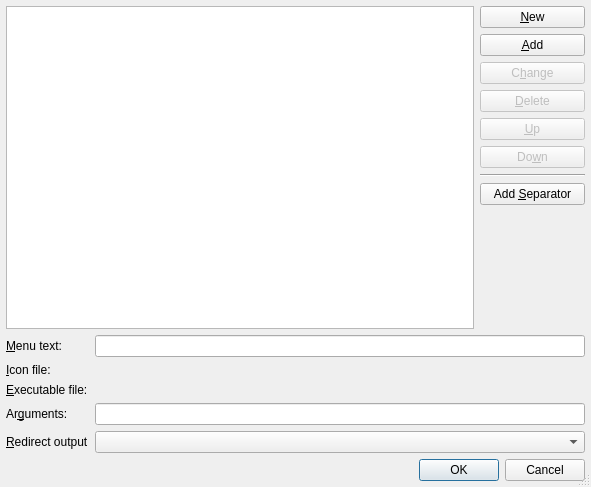
<?xml version="1.0" encoding="UTF-8"?>
<ui version="4.0">
 <class>ToolConfigurationDialog</class>
 <widget class="QDialog" name="ToolConfigurationDialog">
  <property name="geometry">
   <rect>
    <x>0</x>
    <y>0</y>
    <width>591</width>
    <height>487</height>
   </rect>
  </property>
  <property name="windowTitle">
   <string>Configure Tools Menu</string>
  </property>
  <property name="sizeGripEnabled">
   <bool>true</bool>
  </property>
  <layout class="QVBoxLayout" name="verticalLayout_2">
   <item>
    <layout class="QGridLayout" name="gridLayout_2">
     <item row="0" column="0">
      <widget class="QListWidget" name="toolsList"/>
     </item>
     <item row="0" column="1">
      <layout class="QVBoxLayout" name="verticalLayout">
       <item>
        <widget class="QPushButton" name="newButton">
         <property name="toolTip">
          <string>Clear all entry fields</string>
         </property>
         <property name="whatsThis">
          <string>&lt;b&gt;New&lt;/b&gt;
&lt;p&gt;Clear all entry fields for entering a new tools entry.&lt;/p&gt;</string>
         </property>
         <property name="text">
          <string>&amp;New</string>
         </property>
         <property name="shortcut">
          <string>Alt+N</string>
         </property>
        </widget>
       </item>
       <item>
        <widget class="QPushButton" name="addButton">
         <property name="toolTip">
          <string>Add a new tools entry</string>
         </property>
         <property name="whatsThis">
          <string>&lt;b&gt;Add&lt;/b&gt;
&lt;p&gt;Add a new tools entry with the values entered below.&lt;/p&gt;</string>
         </property>
         <property name="text">
          <string>&amp;Add</string>
         </property>
         <property name="shortcut">
          <string>Alt+A</string>
         </property>
        </widget>
       </item>
       <item>
        <widget class="QPushButton" name="changeButton">
         <property name="enabled">
          <bool>false</bool>
         </property>
         <property name="toolTip">
          <string>Change the values of the selected entry</string>
         </property>
         <property name="whatsThis">
          <string>&lt;b&gt;Change&lt;/b&gt;
&lt;p&gt;Change the values of the selected entry.&lt;/p&gt;</string>
         </property>
         <property name="text">
          <string>C&amp;hange</string>
         </property>
         <property name="shortcut">
          <string>Alt+H</string>
         </property>
        </widget>
       </item>
       <item>
        <widget class="QPushButton" name="deleteButton">
         <property name="enabled">
          <bool>false</bool>
         </property>
         <property name="toolTip">
          <string>Delete the selected entry</string>
         </property>
         <property name="whatsThis">
          <string>&lt;b&gt;Delete&lt;/b&gt;
&lt;p&gt;Delete the selected entry.&lt;/p&gt;</string>
         </property>
         <property name="text">
          <string>&amp;Delete</string>
         </property>
         <property name="shortcut">
          <string>Alt+D</string>
         </property>
        </widget>
       </item>
       <item>
        <widget class="QPushButton" name="upButton">
         <property name="enabled">
          <bool>false</bool>
         </property>
         <property name="toolTip">
          <string>Move up</string>
         </property>
         <property name="whatsThis">
          <string>&lt;b&gt;Move Up&lt;/b&gt;
&lt;p&gt;Move the selected entry up.&lt;/p&gt;</string>
         </property>
         <property name="text">
          <string>&amp;Up</string>
         </property>
         <property name="shortcut">
          <string>Alt+U</string>
         </property>
        </widget>
       </item>
       <item>
        <widget class="QPushButton" name="downButton">
         <property name="enabled">
          <bool>false</bool>
         </property>
         <property name="toolTip">
          <string>Move down</string>
         </property>
         <property name="whatsThis">
          <string>&lt;b&gt;Move Down&lt;/b&gt;
&lt;p&gt;Move the selected entry down.&lt;/p&gt;</string>
         </property>
         <property name="text">
          <string>Do&amp;wn</string>
         </property>
         <property name="shortcut">
          <string>Alt+W</string>
         </property>
        </widget>
       </item>
       <item>
        <widget class="Line" name="line">
         <property name="orientation">
          <enum>Qt::Horizontal</enum>
         </property>
        </widget>
       </item>
       <item>
        <widget class="QPushButton" name="separatorButton">
         <property name="toolTip">
          <string>Add a separator</string>
         </property>
         <property name="whatsThis">
          <string>&lt;b&gt;Add separator&lt;/b&gt;&lt;p&gt;Add a separator for the menu.&lt;/p&gt;</string>
         </property>
         <property name="text">
          <string>Add &amp;Separator</string>
         </property>
        </widget>
       </item>
       <item>
        <spacer>
         <property name="orientation">
          <enum>Qt::Vertical</enum>
         </property>
         <property name="sizeType">
          <enum>QSizePolicy::Expanding</enum>
         </property>
         <property name="sizeHint" stdset="0">
          <size>
           <width>105</width>
           <height>22</height>
          </size>
         </property>
        </spacer>
       </item>
      </layout>
     </item>
     <item row="1" column="0" colspan="2">
      <layout class="QGridLayout" name="gridLayout">
       <item row="0" column="0">
        <widget class="QLabel" name="TextLabel2">
         <property name="text">
          <string>&amp;Menu text:</string>
         </property>
         <property name="buddy">
          <cstring>menuEdit</cstring>
         </property>
        </widget>
       </item>
       <item row="0" column="1">
        <widget class="QLineEdit" name="menuEdit">
         <property name="toolTip">
          <string>Enter the menu text</string>
         </property>
         <property name="whatsThis">
          <string>&lt;b&gt;Menu text&lt;/b&gt;
&lt;p&gt;Enter the menu text. Precede the accelerator key with an &amp; character.&lt;/p&gt;</string>
         </property>
        </widget>
       </item>
       <item row="1" column="0">
        <widget class="QLabel" name="label">
         <property name="text">
          <string>&amp;Icon file:</string>
         </property>
         <property name="buddy">
          <cstring>iconPicker</cstring>
         </property>
        </widget>
       </item>
       <item row="1" column="1">
        <widget class="E5PathPicker" name="iconPicker" native="true">
         <property name="sizePolicy">
          <sizepolicy hsizetype="Expanding" vsizetype="Preferred">
           <horstretch>0</horstretch>
           <verstretch>0</verstretch>
          </sizepolicy>
         </property>
         <property name="focusPolicy">
          <enum>Qt::StrongFocus</enum>
         </property>
         <property name="toolTip">
          <string>Enter the filename of the icon</string>
         </property>
         <property name="whatsThis">
          <string>&lt;b&gt;Icon&lt;/b&gt;
&lt;p&gt;Enter the filename of the icon.&lt;/p&gt;</string>
         </property>
        </widget>
       </item>
       <item row="2" column="0">
        <widget class="QLabel" name="TextLabel1">
         <property name="text">
          <string>&amp;Executable file:</string>
         </property>
         <property name="buddy">
          <cstring>executablePicker</cstring>
         </property>
        </widget>
       </item>
       <item row="2" column="1">
        <widget class="E5PathPicker" name="executablePicker" native="true">
         <property name="sizePolicy">
          <sizepolicy hsizetype="Expanding" vsizetype="Preferred">
           <horstretch>0</horstretch>
           <verstretch>0</verstretch>
          </sizepolicy>
         </property>
         <property name="focusPolicy">
          <enum>Qt::StrongFocus</enum>
         </property>
         <property name="toolTip">
          <string>Enter the filename of the executable</string>
         </property>
         <property name="whatsThis">
          <string>&lt;b&gt;Executable&lt;/b&gt;
&lt;p&gt;Enter the filename of the executable.&lt;/p&gt;</string>
         </property>
        </widget>
       </item>
       <item row="3" column="0">
        <widget class="QLabel" name="TextLabel3">
         <property name="text">
          <string>Ar&amp;guments:</string>
         </property>
         <property name="buddy">
          <cstring>argumentsEdit</cstring>
         </property>
        </widget>
       </item>
       <item row="3" column="1">
        <widget class="QLineEdit" name="argumentsEdit">
         <property name="toolTip">
          <string>Enter the arguments for the executable</string>
         </property>
         <property name="whatsThis">
          <string>&lt;b&gt;Arguments&lt;/b&gt;
&lt;p&gt;Enter the arguments for the executable.&lt;/p&gt;</string>
         </property>
        </widget>
       </item>
       <item row="4" column="0">
        <widget class="QLabel" name="label_2">
         <property name="text">
          <string>&amp;Redirect output</string>
         </property>
         <property name="buddy">
          <cstring>redirectCombo</cstring>
         </property>
        </widget>
       </item>
       <item row="4" column="1">
        <widget class="QComboBox" name="redirectCombo">
         <property name="toolTip">
          <string>Select the output redirection mode</string>
         </property>
         <property name="whatsThis">
          <string>&lt;b&gt;Redirect output&lt;b&gt;&lt;p&gt;Select the output redirection mode. The standard error channel is either not redirected or shown in the log viewer.&lt;/p&gt;</string>
         </property>
        </widget>
       </item>
      </layout>
     </item>
    </layout>
   </item>
   <item>
    <widget class="QDialogButtonBox" name="buttonBox">
     <property name="orientation">
      <enum>Qt::Horizontal</enum>
     </property>
     <property name="standardButtons">
      <set>QDialogButtonBox::Cancel|QDialogButtonBox::Ok</set>
     </property>
    </widget>
   </item>
  </layout>
 </widget>
 <layoutdefault spacing="6" margin="6"/>
 <pixmapfunction>qPixmapFromMimeSource</pixmapfunction>
 <customwidgets>
  <customwidget>
   <class>E5PathPicker</class>
   <extends>QWidget</extends>
   <header>E5Gui/E5PathPicker.h</header>
   <container>1</container>
  </customwidget>
 </customwidgets>
 <tabstops>
  <tabstop>toolsList</tabstop>
  <tabstop>menuEdit</tabstop>
  <tabstop>iconPicker</tabstop>
  <tabstop>executablePicker</tabstop>
  <tabstop>argumentsEdit</tabstop>
  <tabstop>redirectCombo</tabstop>
  <tabstop>newButton</tabstop>
  <tabstop>addButton</tabstop>
  <tabstop>changeButton</tabstop>
  <tabstop>deleteButton</tabstop>
  <tabstop>upButton</tabstop>
  <tabstop>downButton</tabstop>
  <tabstop>separatorButton</tabstop>
 </tabstops>
 <resources/>
 <connections>
  <connection>
   <sender>buttonBox</sender>
   <signal>accepted()</signal>
   <receiver>ToolConfigurationDialog</receiver>
   <slot>accept()</slot>
   <hints>
    <hint type="sourcelabel">
     <x>62</x>
     <y>465</y>
    </hint>
    <hint type="destinationlabel">
     <x>62</x>
     <y>486</y>
    </hint>
   </hints>
  </connection>
  <connection>
   <sender>buttonBox</sender>
   <signal>rejected()</signal>
   <receiver>ToolConfigurationDialog</receiver>
   <slot>reject()</slot>
   <hints>
    <hint type="sourcelabel">
     <x>177</x>
     <y>466</y>
    </hint>
    <hint type="destinationlabel">
     <x>178</x>
     <y>486</y>
    </hint>
   </hints>
  </connection>
 </connections>
</ui>
